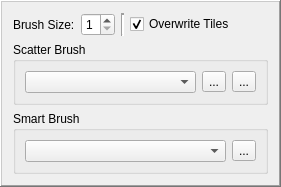
<?xml version="1.0" encoding="UTF-8"?>
<ui version="4.0">
 <class>BrushPropertiesWidget</class>
 <widget class="QFrame" name="BrushPropertiesWidget">
  <property name="geometry">
   <rect>
    <x>0</x>
    <y>0</y>
    <width>281</width>
    <height>166</height>
   </rect>
  </property>
  <property name="sizePolicy">
   <sizepolicy hsizetype="Minimum" vsizetype="Minimum">
    <horstretch>0</horstretch>
    <verstretch>0</verstretch>
   </sizepolicy>
  </property>
  <property name="windowTitle">
   <string>Frame</string>
  </property>
  <property name="frameShape">
   <enum>QFrame::WinPanel</enum>
  </property>
  <property name="frameShadow">
   <enum>QFrame::Raised</enum>
  </property>
  <layout class="QVBoxLayout" name="verticalLayout">
   <item>
    <layout class="QHBoxLayout" name="horizontalLayout">
     <item>
      <widget class="QLabel" name="label">
       <property name="text">
        <string>Brush Size:</string>
       </property>
      </widget>
     </item>
     <item>
      <widget class="QSpinBox" name="brushSizeInput">
       <property name="minimum">
        <number>1</number>
       </property>
       <property name="maximum">
        <number>7</number>
       </property>
       <property name="value">
        <number>1</number>
       </property>
      </widget>
     </item>
     <item>
      <widget class="Line" name="line">
       <property name="lineWidth">
        <number>2</number>
       </property>
       <property name="orientation">
        <enum>Qt::Vertical</enum>
       </property>
      </widget>
     </item>
     <item>
      <widget class="QCheckBox" name="overwriteCheckbox">
       <property name="text">
        <string>Overwrite Tiles</string>
       </property>
       <property name="checked">
        <bool>true</bool>
       </property>
      </widget>
     </item>
     <item>
      <spacer name="horizontalSpacer">
       <property name="orientation">
        <enum>Qt::Horizontal</enum>
       </property>
       <property name="sizeHint" stdset="0">
        <size>
         <width>40</width>
         <height>20</height>
        </size>
       </property>
      </spacer>
     </item>
    </layout>
   </item>
   <item>
    <widget class="QGroupBox" name="scatterBrushGroup">
     <property name="enabled">
      <bool>true</bool>
     </property>
     <property name="title">
      <string>Scatter Brush</string>
     </property>
     <layout class="QHBoxLayout" name="horizontalLayout_2">
      <item>
       <widget class="QComboBox" name="scatterBrushCombo"/>
      </item>
      <item>
       <widget class="QToolButton" name="addScatterBrush">
        <property name="text">
         <string>...</string>
        </property>
        <property name="icon">
         <iconset resource="../../Icons.qrc">
          <normaloff>:/Icons/Icons/addvalue.png</normaloff>:/Icons/Icons/addvalue.png</iconset>
        </property>
       </widget>
      </item>
      <item>
       <widget class="QToolButton" name="editScatterBrush">
        <property name="text">
         <string>...</string>
        </property>
        <property name="icon">
         <iconset resource="../../Icons.qrc">
          <normaloff>:/Icons/Icons/pencil.png</normaloff>:/Icons/Icons/pencil.png</iconset>
        </property>
       </widget>
      </item>
     </layout>
    </widget>
   </item>
   <item>
    <widget class="QGroupBox" name="smartBrushGroup">
     <property name="title">
      <string>Smart Brush</string>
     </property>
     <layout class="QHBoxLayout" name="horizontalLayout_3">
      <item>
       <widget class="QComboBox" name="comboBox"/>
      </item>
      <item>
       <widget class="QToolButton" name="editSmartBrushes">
        <property name="text">
         <string>...</string>
        </property>
        <property name="icon">
         <iconset resource="../../Icons.qrc">
          <normaloff>:/Icons/Icons/pencil.png</normaloff>:/Icons/Icons/pencil.png</iconset>
        </property>
       </widget>
      </item>
     </layout>
    </widget>
   </item>
  </layout>
 </widget>
 <resources>
  <include location="../../Icons.qrc"/>
 </resources>
 <connections/>
</ui>
